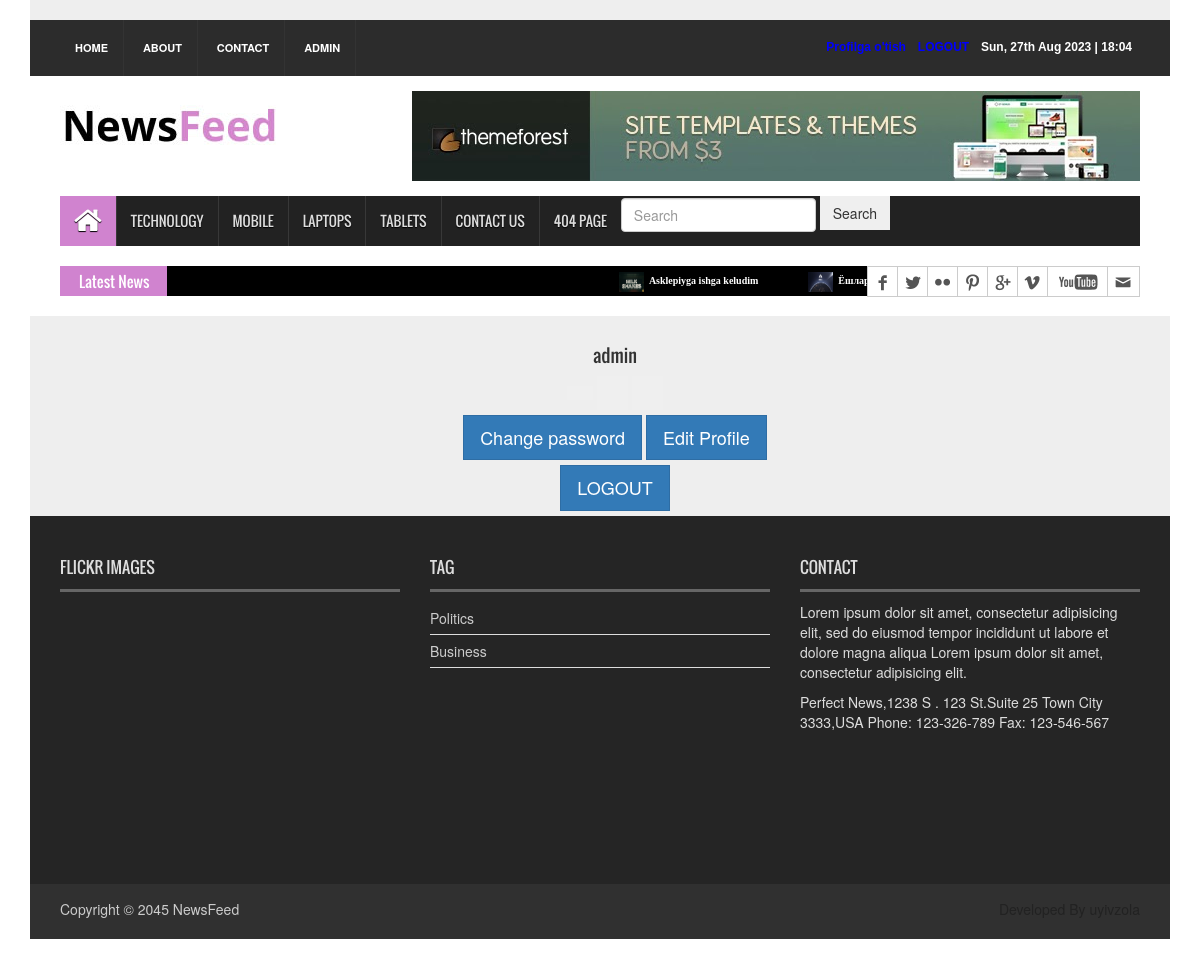
Page /account/profile (signed in) on the earlier database version.
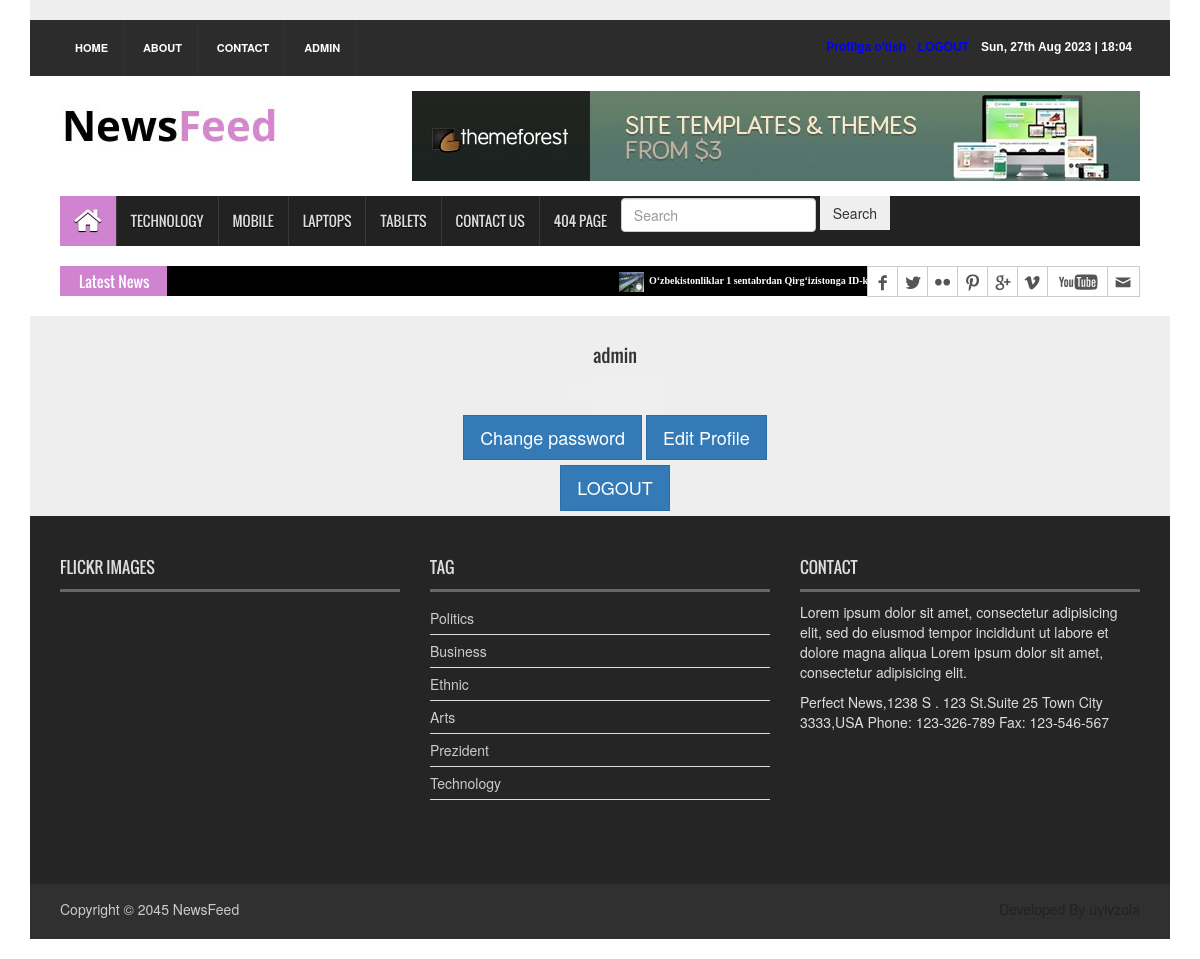
Same page on the later database version.
### mohir_app/models.py (models this page shows, shortened)
class News(models.Model):
    class Status(models.TextChoices):
        Draft = 'DF', 'Draft'
        Published = 'PB', 'Published'
    @classmethod
    def published(cls):
        return cls.objects.filter(status=cls.Status.Published)
    title = models.CharField(max_length=250)
    slug = models.SlugField(max_length=250)
    body = models.TextField()
    image = models.ImageField(upload_to='mohir_app/images')
    category = models.ForeignKey(Category, on_delete=models.CASCADE)
    published_time = models.DateTimeField(default=timezone.now)
    created_time = models.DateTimeField(auto_now_add=True)
    updated_time = models.DateTimeField(auto_now=True)
    status = models.CharField(max_length=2, choices=Status.choices,
                              default=Status.Draft)
    viewed_ips = models.TextField(default='')
    views_count = models.IntegerField(default=0)
    objects = models.Manager()
    published = PublishedManager()
    class Meta:
        ordering = ['-published_time']
    def get_absolute_url(self):
        return reverse("news_detail_page", args=[self.slug])

class Category(models.Model):
    name = models.CharField(max_length=100)

### accounts/views.py (the view)
# urls.py: path('profile', dashboard_view, name='profile'),
@login_required
def dashboard_view(request):
    user = request.user
    context = {
        'user': user
    }
    return render(request, 'pages/user_profile.html', context)

### mohir_app/context_processor.py (called while the page is built)
def latest_news(request):
    latest_news = News.objects.all().order_by('-published_time')[:10]
    categories = Category.objects.all()[:15]
    context = {
        'latest_news': latest_news,
        'categories': categories
    }
    return context

### templates/pages/user_profile.html (shortened to what this page needs)
{% extends 'mohir_app/base.html' %} {% load static %}
{% block content %}
<section class="vh-100" style="background-color: #eee">
  <div class="container py-5 h-100">
    <div class="row d-flex justify-content-center align-items-center h-100">
      <div class="col-md-12 col-xl-4">
        <div class="card" style="border-radius: 15px">
          <div class="card-body text-center">
            <div class="mt-3 mb-4">
            </div>
            <h4 class="mb-2">{{user.username}} {{ user.last_name }}</h4>
            <div class="mb-4 pb-2">
              <button
                type="button"
                class="btn btn-outline-primary btn-floating"
              >
              </button>
              <button
                type="button"
                class="btn btn-outline-primary btn-floating"
              >
                <i class="fab fa-twitter fa-lg"></i>
              </button>
              <button
                type="button"
                class="btn btn-outline-primary btn-floating"
              >
                <i class="fab fa-skype fa-lg"></i>
              </button>
            </div>
            <a href="{%url 'password_change' %}">
              <button type="button" class="btn btn-primary btn-rounded btn-lg">
                Change password
              </button>
            </a>
            <a href="{%url 'edit_user_information' %}">
              <button type="button" class="btn btn-primary btn-rounded btn-lg">
                Edit Profile
              </button>
            </a>
            <div class="d-flex justify-content-between text-center mt-5 mb-2">
              <a href="{%url 'logout' %}">
                <button
                  type="button"
                  class="btn btn-primary btn-rounded btn-lg"
                >
                  LOGOUT
                </button>
              </a>
            </div>
          </div>
        </div>
      </div>
    </div>
  </div>
</section>
{% endblock content %}

### templates/mohir_app/base.html (shortened to what the changed rows need)
{% load static %}
<!DOCTYPE html>
<html>
  <head>
    <link
      rel="stylesheet"
      type="text/css"
      href="{% static 'mohir_app/css/bootstrap.min.css'%}"
    />
    <link
      rel="stylesheet"
      type="text/css"
      href="{%  static 'mohir_app/css/font-awesome.min.css' %}"
    />
    <link
      rel="stylesheet"
      type="text/css"
      href="{% static 'mohir_app/css/animate.css' %}"
    />
    <link
      rel="stylesheet"
      type="text/css"
      href="{% static 'mohir_app/css/font.css'%}"
    />
    <link
      rel="stylesheet"
      type="text/css"
      href="{% static 'mohir_app/css/li-scroller.css'%}"
    />
    <link
      rel="stylesheet"
      type="text/css"
      href="{% static 'mohir_app/css/slick.css'%}"
    />
    <link
      rel="stylesheet"
      type="text/css"
      href="{% static 'mohir_app/css/jquery.fancybox.css'%}"
    />
    <link
      rel="stylesheet"
      type="text/css"
      href="{% static 'mohir_app/css/theme.css'%}"
    />
    <link
      rel="stylesheet"
      type="text/css"
      href="{% static 'mohir_app/css/style.css'%}"
    />
    <link
      rel="stylesheet"
      type="text/css"
      href="{% static 'mohir_app/css/preloader.css'%}"
    />
  </head>
  <body>
    <div class="container">
      <section id="newsSection">
        <div class="row">
          <div class="col-lg-12 col-md-12">
            <div class="latest_newsarea">
              <ul id="ticker01" class="news_sticker">
                {% for news in latest_news %}
                <li>
                  <a href="{{ news.get_absolute_url }}"
                    ><img src="{{news.image.url}}" alt="" />{{news.title}}</a
                  >
                </li>
                {% endfor %}
              </ul>
            </div>
          </div>
        </div>
      </section>
      <footer id="footer">
        <div class="footer_top">
          <div class="row">
            <div class="col-lg-4 col-md-4 col-sm-4">
              <div class="footer_widget wow fadeInLeftBig">
                <h2>Flickr Images</h2>
              </div>
            </div>
            <div class="col-lg-4 col-md-4 col-sm-4">
              <div class="footer_widget wow fadeInDown">
                <h2>Tag</h2>
                <ul class="tag_nav">
                  {% for category in categories %}
                  <li><a href="#">{{category.name}}</a></li>
                  {% endfor %}
                </ul>
              </div>
            </div>
            <div class="col-lg-4 col-md-4 col-sm-4">
              <div class="footer_widget wow fadeInRightBig">
                <h2>Contact</h2>
              </div>
            </div>
          </div>
        </div>
      </footer>
    </div>
  </body>
</html>

Differences in the rows shown:
no longer on this page (row edited): News: image (picture), title "Asklepiyga ishga keludim"
no longer on this page (row unchanged): News: image (picture), title "Ёшлар…"
added News: image (picture), title "O‘zbekistonliklar 1 sentabrdan Qirg‘izistonga ID-karta orqali o‘tishi mumkin bo‘ladi"
added Category: name "Ethnic"
added Category: name "Arts"
added Category: name "Prezident"
added Category: name "Technology"
